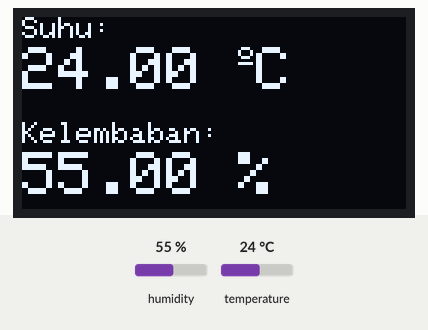
Simulated run of this sketch. Board: ESP32. Parts: 128×64 one-colour display. The inputs (shaded band) are chosen by the test bench; at power-on: humidity 55 %, temperature 24 °C. WiFi joins after 1.5 s; servers stay silent unless stated.

Above: at 3.0 s.
3.1 s: humidity set to 22 %
At 4.6 s:
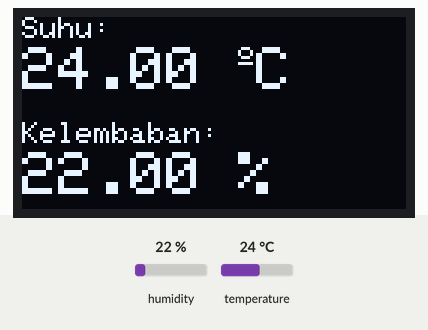
5.4 s: temperature set to 12 °C
At 6.5 s:
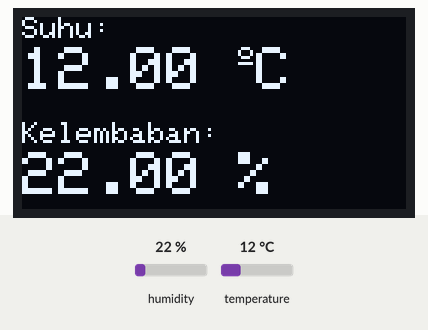
7.4 s: humidity set to 40 %
At 8.3 s:
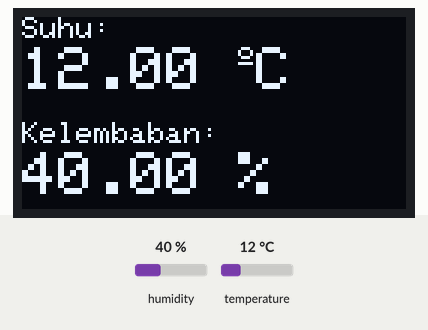
9.5 s: temperature set to 19 °C
At 11.4 s:
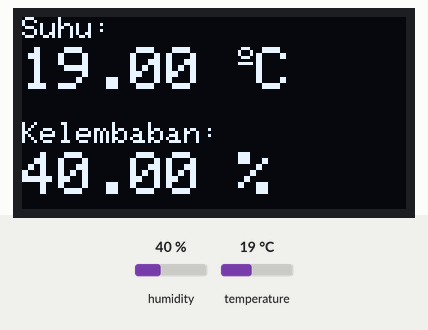
Timing chart, 0 to 12.5 s (numbered marks = the images above; inputs shaded):
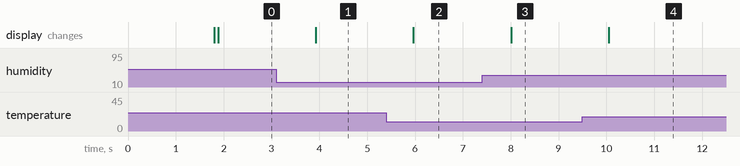

The sketch:

Tugas1.ino
```cpp
#define BLYNK_TEMPLATE_ID "TMPL6obEA1g6L"
#define BLYNK_TEMPLATE_NAME "Sensor dan Sinyal Pertmuan 10"
#define BLYNK_AUTH_TOKEN "qMrxHqtwtYPyz2D5K89uUN4Ntf0ZqFZu"

#include <WiFi.h>
#include <Wire.h>
#include <DHT.h>
#include <Adafruit_SSD1306.h>
#include <Adafruit_GFX.h>
#include <BlynkSimpleEsp32.h>  // Ganti ini untuk ESP32

#define SCREEN_WIDTH 128
#define SCREEN_HEIGHT 64
#define DHTPIN 4
#define DHTTYPE DHT11

DHT dht(DHTPIN, DHTTYPE);
Adafruit_SSD1306 oled(SCREEN_WIDTH, SCREEN_HEIGHT, &Wire, -1);

char ssid[] = "Sukamara";
char pass[] = "sukamare2024";

BlynkTimer timer;

void sendSensor() {
  float t = dht.readTemperature();
  float h = dht.readHumidity();

  if (isnan(h) || isnan(t)) {
    Serial.println("Gagal membaca sensor DHT!");
    return;
  }
  Blynk.virtualWrite(V0, t);
  Blynk.virtualWrite(V1, h);
}

void setup() {
  Serial.begin(9600);
  Blynk.begin(BLYNK_AUTH_TOKEN, ssid, pass);
  dht.begin();
  if (!oled.begin(SSD1306_SWITCHCAPVCC, 0x3C)) {
    Serial.println(F("Gagal inisialisasi OLED"));
    while (1);
  }
  oled.clearDisplay();
  oled.setTextColor(WHITE);

  timer.setInterval(2000L, sendSensor);
}

void loop() {
  Blynk.run();
  timer.run();
  float t = dht.readTemperature();
  float h = dht.readHumidity();
  if (isnan(h) || isnan(t)) {
    return;
  }
  oled.clearDisplay();
  // Suhu
  oled.setTextSize(1);
  oled.setCursor(0, 0);
  oled.print("Suhu: ");
  oled.setTextSize(2);
  oled.setCursor(0, 10);
  oled.print(t);
  oled.print(" ");
  oled.setTextSize(1);
  oled.cp437(true);
  oled.write(167);  // simbol derajat
  oled.setTextSize(2);
  oled.print("C");
  // Kelembaban
  oled.setTextSize(1);
  oled.setCursor(0, 35);
  oled.print("Kelembaban: ");
  oled.setTextSize(2);
  oled.setCursor(0, 45);
  oled.print(h);
  oled.print(" %");
  oled.display();
}
```

Measured:
- after the input at 3.1 s, the display: changes after 0.82 s (image 1)
- after the input at 5.4 s, the display: changes after 0.57 s (image 2)
- after the input at 7.4 s, the display: changes after 0.61 s (image 3)
- after the input at 9.5 s, the display: changes after 0.55 s (image 4)
